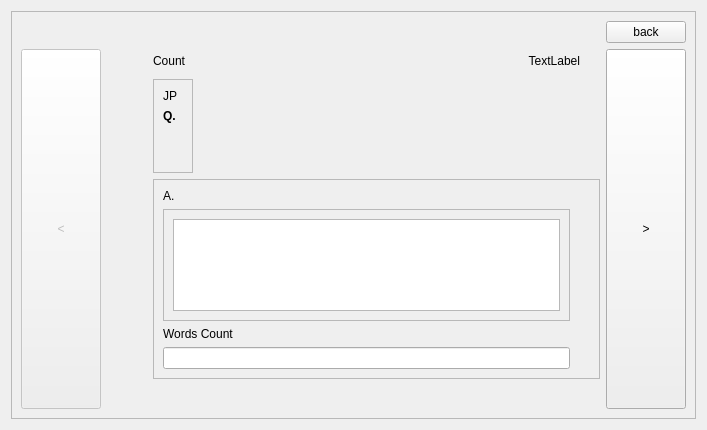
<?xml version="1.0" encoding="UTF-8"?>
<ui version="4.0">
 <class>Form</class>
 <widget class="QWidget" name="Form">
  <property name="geometry">
   <rect>
    <x>0</x>
    <y>0</y>
    <width>707</width>
    <height>430</height>
   </rect>
  </property>
  <property name="windowTitle">
   <string>Form</string>
  </property>
  <layout class="QVBoxLayout" name="verticalLayout_3">
   <item>
    <widget class="QFrame" name="frame_3">
     <property name="frameShape">
      <enum>QFrame::StyledPanel</enum>
     </property>
     <property name="frameShadow">
      <enum>QFrame::Raised</enum>
     </property>
     <layout class="QGridLayout" name="gridLayout_2">
      <item row="1" column="0" rowspan="5">
       <widget class="QPushButton" name="pushButtonPrev">
        <property name="enabled">
         <bool>false</bool>
        </property>
        <property name="sizePolicy">
         <sizepolicy hsizetype="Minimum" vsizetype="Expanding">
          <horstretch>0</horstretch>
          <verstretch>0</verstretch>
         </sizepolicy>
        </property>
        <property name="text">
         <string>&lt;</string>
        </property>
       </widget>
      </item>
      <item row="1" column="4" rowspan="5">
       <widget class="QPushButton" name="pushButtonNext">
        <property name="sizePolicy">
         <sizepolicy hsizetype="Minimum" vsizetype="Expanding">
          <horstretch>0</horstretch>
          <verstretch>0</verstretch>
         </sizepolicy>
        </property>
        <property name="text">
         <string>&gt;</string>
        </property>
       </widget>
      </item>
      <item row="2" column="3" rowspan="2">
       <spacer name="horizontalSpacer_2">
        <property name="orientation">
         <enum>Qt::Horizontal</enum>
        </property>
        <property name="sizeHint" stdset="0">
         <size>
          <width>40</width>
          <height>20</height>
         </size>
        </property>
       </spacer>
      </item>
      <item row="2" column="1">
       <spacer name="horizontalSpacer">
        <property name="orientation">
         <enum>Qt::Horizontal</enum>
        </property>
        <property name="sizeType">
         <enum>QSizePolicy::Fixed</enum>
        </property>
        <property name="sizeHint" stdset="0">
         <size>
          <width>40</width>
          <height>20</height>
         </size>
        </property>
       </spacer>
      </item>
      <item row="4" column="2" colspan="2">
       <widget class="QFrame" name="frame_4">
        <property name="sizePolicy">
         <sizepolicy hsizetype="Expanding" vsizetype="Fixed">
          <horstretch>0</horstretch>
          <verstretch>0</verstretch>
         </sizepolicy>
        </property>
        <property name="maximumSize">
         <size>
          <width>16777215</width>
          <height>200</height>
         </size>
        </property>
        <property name="frameShape">
         <enum>QFrame::StyledPanel</enum>
        </property>
        <property name="frameShadow">
         <enum>QFrame::Raised</enum>
        </property>
        <layout class="QGridLayout" name="gridLayout_3">
         <item row="4" column="0">
          <widget class="QLineEdit" name="lineEditAnswer">
           <property name="text">
            <string/>
           </property>
          </widget>
         </item>
         <item row="0" column="0">
          <widget class="QLabel" name="labelResult">
           <property name="text">
            <string>A.</string>
           </property>
          </widget>
         </item>
         <item row="2" column="0">
          <spacer name="verticalSpacer_2">
           <property name="orientation">
            <enum>Qt::Vertical</enum>
           </property>
           <property name="sizeHint" stdset="0">
            <size>
             <width>20</width>
             <height>40</height>
            </size>
           </property>
          </spacer>
         </item>
         <item row="0" column="1" rowspan="2">
          <spacer name="verticalSpacer">
           <property name="orientation">
            <enum>Qt::Vertical</enum>
           </property>
           <property name="sizeType">
            <enum>QSizePolicy::Fixed</enum>
           </property>
           <property name="sizeHint" stdset="0">
            <size>
             <width>20</width>
             <height>400</height>
            </size>
           </property>
          </spacer>
         </item>
         <item row="1" column="0">
          <widget class="QFrame" name="frame_5">
           <property name="frameShape">
            <enum>QFrame::StyledPanel</enum>
           </property>
           <property name="frameShadow">
            <enum>QFrame::Raised</enum>
           </property>
           <layout class="QHBoxLayout" name="horizontalLayout">
            <item>
             <widget class="QTextEdit" name="textEditExplanation"/>
            </item>
           </layout>
          </widget>
         </item>
         <item row="3" column="0">
          <widget class="QLabel" name="labelWordsCount">
           <property name="text">
            <string>Words Count</string>
           </property>
          </widget>
         </item>
        </layout>
       </widget>
      </item>
      <item row="2" column="2" rowspan="2">
       <widget class="QFrame" name="frame">
        <property name="frameShape">
         <enum>QFrame::StyledPanel</enum>
        </property>
        <property name="frameShadow">
         <enum>QFrame::Raised</enum>
        </property>
        <layout class="QVBoxLayout" name="verticalLayout">
         <item>
          <widget class="QLabel" name="labelJapanese">
           <property name="text">
            <string>JP</string>
           </property>
          </widget>
         </item>
         <item>
          <widget class="QLabel" name="labelQuestion">
           <property name="font">
            <font>
             <weight>75</weight>
             <bold>true</bold>
            </font>
           </property>
           <property name="text">
            <string>Q.</string>
           </property>
          </widget>
         </item>
         <item>
          <spacer name="verticalSpacer_3">
           <property name="orientation">
            <enum>Qt::Vertical</enum>
           </property>
           <property name="sizeHint" stdset="0">
            <size>
             <width>20</width>
             <height>40</height>
            </size>
           </property>
          </spacer>
         </item>
        </layout>
       </widget>
      </item>
      <item row="1" column="2" colspan="2">
       <layout class="QHBoxLayout" name="horizontalLayout_2">
        <item>
         <widget class="QLabel" name="labelCount">
          <property name="text">
           <string>Count</string>
          </property>
         </widget>
        </item>
        <item>
         <widget class="QLabel" name="labelCurrentNumber">
          <property name="text">
           <string>TextLabel</string>
          </property>
          <property name="alignment">
           <set>Qt::AlignRight|Qt::AlignTrailing|Qt::AlignVCenter</set>
          </property>
         </widget>
        </item>
        <item>
         <spacer name="horizontalSpacer_3">
          <property name="orientation">
           <enum>Qt::Horizontal</enum>
          </property>
          <property name="sizeType">
           <enum>QSizePolicy::Fixed</enum>
          </property>
          <property name="sizeHint" stdset="0">
           <size>
            <width>20</width>
            <height>20</height>
           </size>
          </property>
         </spacer>
        </item>
       </layout>
      </item>
      <item row="0" column="0" colspan="5">
       <layout class="QHBoxLayout" name="horizontalLayout_3">
        <item>
         <spacer name="horizontalSpacer_4">
          <property name="orientation">
           <enum>Qt::Horizontal</enum>
          </property>
          <property name="sizeHint" stdset="0">
           <size>
            <width>40</width>
            <height>20</height>
           </size>
          </property>
         </spacer>
        </item>
        <item>
         <widget class="QPushButton" name="pushButtonBack">
          <property name="text">
           <string>back</string>
          </property>
         </widget>
        </item>
       </layout>
      </item>
     </layout>
    </widget>
   </item>
  </layout>
 </widget>
 <resources/>
 <connections/>
</ui>
